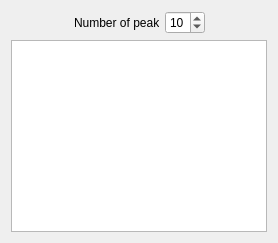
         <widget class="QWidget" name="tabLiveData">
          <attribute name="title">
           <string>Live Data</string>
          </attribute>
          <layout class="QGridLayout" name="gridLayout_6">
           <item row="0" column="0">
            <widget class="QLabel" name="rheed1Label">
             <property name="sizePolicy">
              <sizepolicy hsizetype="Preferred" vsizetype="Preferred">
               <horstretch>0</horstretch>
               <verstretch>0</verstretch>
              </sizepolicy>
             </property>
             <property name="text">
              <string/>
             </property>
            </widget>
           </item>
           <item row="1" column="0" colspan="4">
            <widget class="PlotWidget" name="plot1"/>
           </item>
           <item row="0" column="3">
            <widget class="QLabel" name="cursorLiveData">
             <property name="text">
              <string/>
             </property>
             <property name="alignment">
              <set>Qt::AlignRight|Qt::AlignTrailing|Qt::AlignVCenter</set>
             </property>
            </widget>
           </item>
           <item row="0" column="1">
            <widget class="QLabel" name="numpeaks1Label">
             <property name="maximumSize">
              <size>
               <width>85</width>
               <height>16777215</height>
              </size>
             </property>
             <property name="text">
              <string>Number of peaks:</string>
             </property>
            </widget>
           </item>
           <item row="0" column="2">
            <widget class="QSpinBox" name="numpeaksLive">
             <property name="maximumSize">
              <size>
               <width>40</width>
               <height>16777215</height>
              </size>
             </property>
             <property name="minimum">
              <number>1</number>
             </property>
             <property name="maximum">
              <number>99</number>
             </property>
             <property name="value">
              <number>10</number>
             </property>
            </widget>
           </item>
          </layout>
         </widget>
